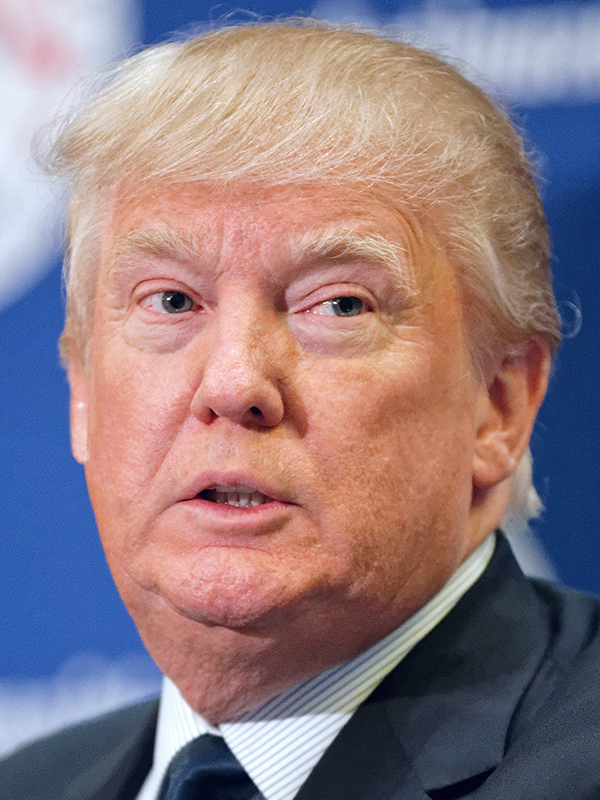
//> input picture donald_trump.jpg, 600 x 800 px
$ ./binary   (built with g++ and OpenCV 4)
//> lines starting //> are read from the running program, lines starting //| are printed output that depends on the picture; after the words box and inside, x2 and y2 are one past the last pixel; in counts of white or black regions, pixels touching at a corner belong together
#include <opencv2/opencv.hpp>
using namespace std;
using namespace cv;

int main()
{
	Mat image1 = imread("../images/donald_trump.jpg");
//> image1 is the input picture: 800 rows x 600 cols, CV_8UC3; mean B, G, R 130.9, 124.5, 144.5
	Mat image2 = imread("../images/hillary_clinton.jpg");
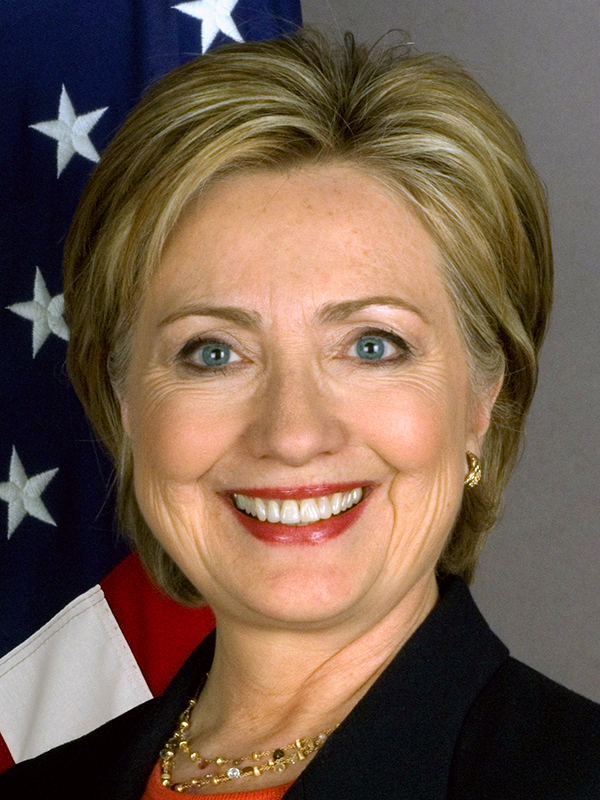
//> input picture hillary_clinton.jpg, 600 x 800 px
//> image2 is the input picture: 800 rows x 600 cols, CV_8UC3; mean B, G, R 77, 93.4, 115.7
	double k = 0.5;
	Mat blend = image1 * k + (1 - k) * image2;
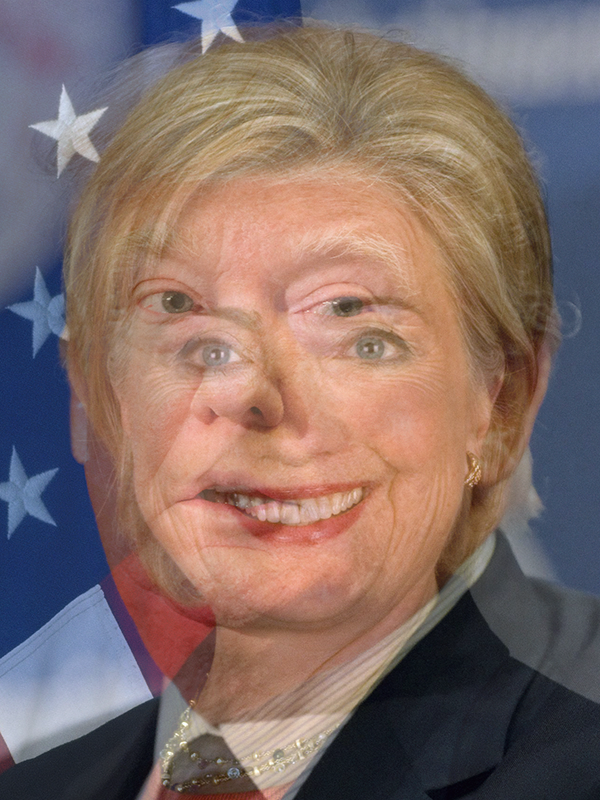
//> blend: 800 rows x 600 cols, CV_8UC3; mean B, G, R 103.9, 108.9, 130.1

	imshow("image2", image2);
	Mat gray, binary, otsu;
	cvtColor(image2, gray, COLOR_BGR2GRAY);
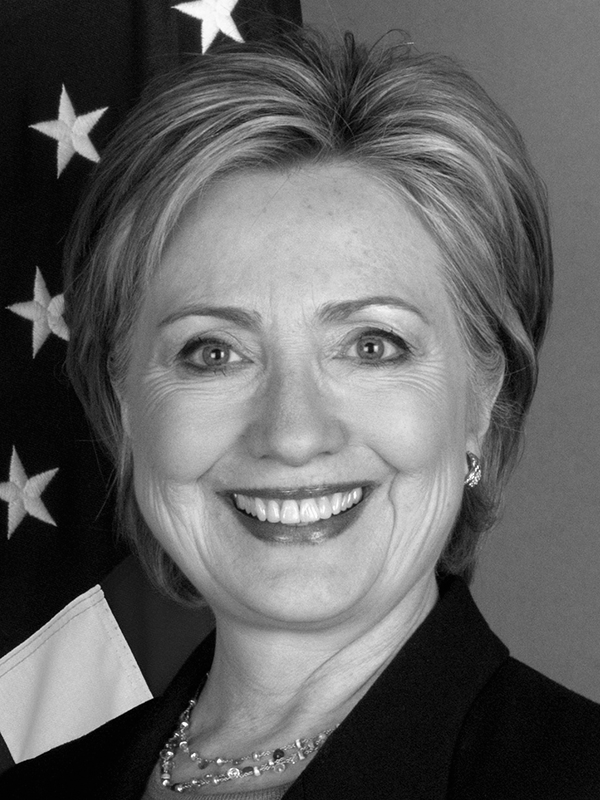
//> gray: 800 rows x 600 cols, CV_8UC1; min 0, max 255, mean 98.2
	threshold(gray, binary, 128, 255, THRESH_BINARY);
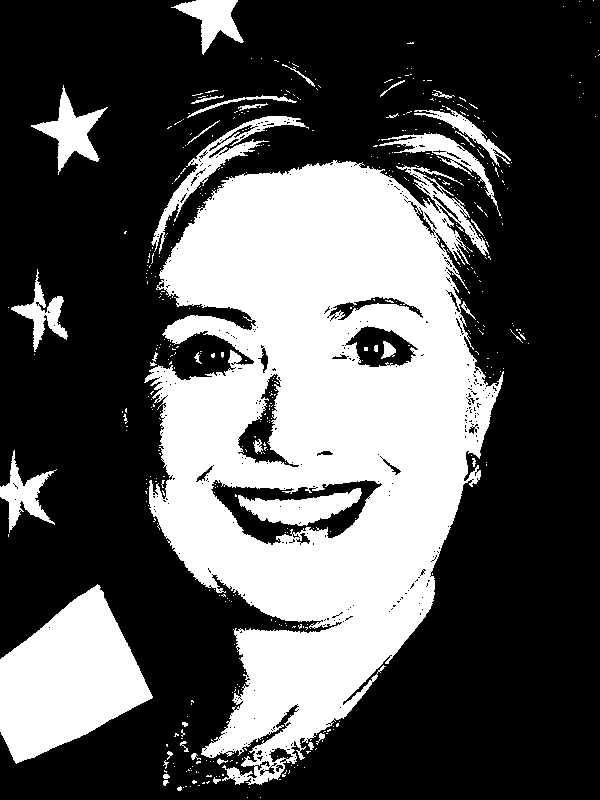
//> binary: 800 rows x 600 cols, CV_8UC1; 33.7% white; 499 white regions (460 under 20 px), largest, box (x1, y1, x2, y2) and area: (144, 160, 504, 785) 128315, (0, 584, 153, 764) 16303, (151, 116, 309, 254) 2692

	imshow("gray", gray);
	imshow("binary", binary);

	waitKey();
	return 0;
}
